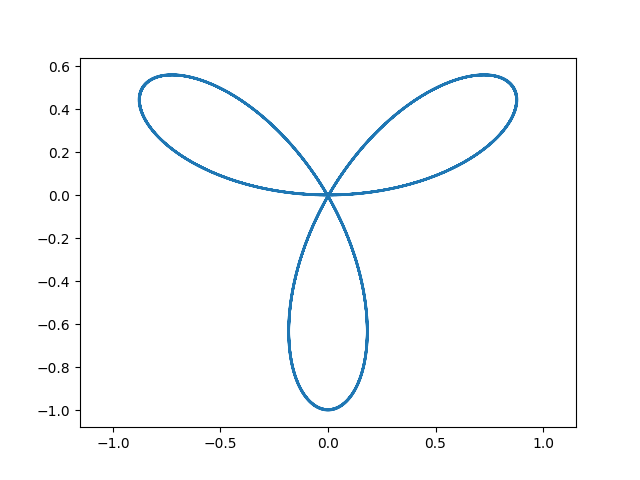

The script that saved this image:
import matplotlib.pyplot as plt
import numpy as np

def rosa (k = 3):
    f = np.linspace(0, 10*np.pi, 500)
    r = np.sin(k * f)
    x = r * np.cos(f)
    y = r * np.sin(f)
    plt.plot(x,y)
    plt.axis('equal')
    plt.savefig('task4_rosa.png')

'''
def rosa2 (k = 0.5):
    f = np.linspace(0, 10*np.pi, 500)
    r = np.sin(k * f)
    x = r * np.cos(f)
    y = r * np.sin(f)
    plt.plot(x,y)
    plt.axis('equal')
    plt.savefig('task4_rosa.png')
'''

if __name__ == "__main__": 
    #rosa2()
    rosa()
